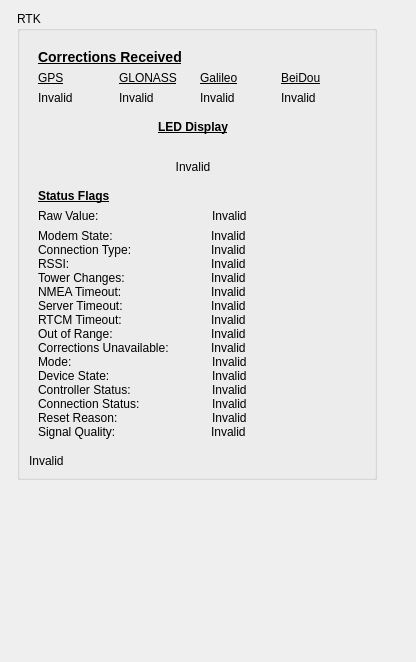
<?xml version="1.0" encoding="UTF-8"?>
<ui version="4.0">
 <class>Form</class>
 <widget class="QWidget" name="Form">
  <property name="geometry">
   <rect>
    <x>0</x>
    <y>0</y>
    <width>416</width>
    <height>662</height>
   </rect>
  </property>
  <property name="windowTitle">
   <string>Form</string>
  </property>
  <layout class="QVBoxLayout" name="verticalLayout">
   <item>
    <layout class="QFormLayout" name="formLayout_13">
     <item row="0" column="1">
      <layout class="QFormLayout" name="formLayout_26">
       <item row="0" column="0">
        <widget class="QGroupBox" name="rtk_groupBox">
         <property name="title">
          <string>RTK</string>
         </property>
         <layout class="QFormLayout" name="formLayout_16">
          <item row="0" column="0">
           <widget class="QWidget" name="rtk_widget" native="true">
            <layout class="QFormLayout" name="formLayout_18">
             <item row="0" column="0">
              <layout class="QFormLayout" name="formLayout_19">
               <item row="0" column="0">
                <widget class="QLabel" name="label_6">
                 <property name="text">
                  <string>&lt;b&gt;&lt;u&gt;&lt;h3&gt;Corrections Received&lt;/h3&gt;&lt;/u&gt;&lt;/b&gt;</string>
                 </property>
                 <property name="textFormat">
                  <enum>Qt::RichText</enum>
                 </property>
                </widget>
               </item>
               <item row="1" column="0">
                <layout class="QHBoxLayout" name="horizontalLayout_21">
                 <item alignment="Qt::AlignHCenter">
                  <widget class="QLabel" name="label_26">
                   <property name="minimumSize">
                    <size>
                     <width>75</width>
                     <height>0</height>
                    </size>
                   </property>
                   <property name="text">
                    <string>&lt;u&gt;GPS&lt;/u&gt;</string>
                   </property>
                   <property name="textFormat">
                    <enum>Qt::RichText</enum>
                   </property>
                  </widget>
                 </item>
                 <item alignment="Qt::AlignHCenter">
                  <widget class="QLabel" name="label_27">
                   <property name="minimumSize">
                    <size>
                     <width>75</width>
                     <height>0</height>
                    </size>
                   </property>
                   <property name="text">
                    <string>&lt;u&gt;GLONASS&lt;/u&gt;</string>
                   </property>
                   <property name="textFormat">
                    <enum>Qt::RichText</enum>
                   </property>
                  </widget>
                 </item>
                 <item alignment="Qt::AlignHCenter">
                  <widget class="QLabel" name="label_29">
                   <property name="minimumSize">
                    <size>
                     <width>75</width>
                     <height>0</height>
                    </size>
                   </property>
                   <property name="text">
                    <string>&lt;u&gt;Galileo&lt;/u&gt;</string>
                   </property>
                   <property name="textFormat">
                    <enum>Qt::RichText</enum>
                   </property>
                  </widget>
                 </item>
                 <item alignment="Qt::AlignHCenter">
                  <widget class="QLabel" name="label_23">
                   <property name="minimumSize">
                    <size>
                     <width>75</width>
                     <height>0</height>
                    </size>
                   </property>
                   <property name="text">
                    <string>&lt;u&gt;BeiDou&lt;/u&gt;</string>
                   </property>
                   <property name="textFormat">
                    <enum>Qt::RichText</enum>
                   </property>
                  </widget>
                 </item>
                </layout>
               </item>
               <item row="2" column="0">
                <layout class="QHBoxLayout" name="horizontalLayout_20">
                 <item alignment="Qt::AlignHCenter">
                  <widget class="QLabel" name="rtk_corrections_received_gps_label">
                   <property name="minimumSize">
                    <size>
                     <width>75</width>
                     <height>0</height>
                    </size>
                   </property>
                   <property name="text">
                    <string>Invalid</string>
                   </property>
                  </widget>
                 </item>
                 <item alignment="Qt::AlignHCenter">
                  <widget class="QLabel" name="rtk_corrections_received_glonass_label">
                   <property name="minimumSize">
                    <size>
                     <width>75</width>
                     <height>0</height>
                    </size>
                   </property>
                   <property name="text">
                    <string>Invalid</string>
                   </property>
                  </widget>
                 </item>
                 <item alignment="Qt::AlignHCenter">
                  <widget class="QLabel" name="rtk_corrections_received_galileo_label">
                   <property name="minimumSize">
                    <size>
                     <width>75</width>
                     <height>0</height>
                    </size>
                   </property>
                   <property name="text">
                    <string>Invalid</string>
                   </property>
                  </widget>
                 </item>
                 <item alignment="Qt::AlignHCenter">
                  <widget class="QLabel" name="rtk_corrections_received_beidou_label">
                   <property name="minimumSize">
                    <size>
                     <width>75</width>
                     <height>0</height>
                    </size>
                   </property>
                   <property name="text">
                    <string>Invalid</string>
                   </property>
                  </widget>
                 </item>
                </layout>
               </item>
              </layout>
             </item>
             <item row="1" column="0">
              <widget class="Line" name="line_5">
               <property name="orientation">
                <enum>Qt::Horizontal</enum>
               </property>
              </widget>
             </item>
             <item row="2" column="0">
              <layout class="QFormLayout" name="formLayout_20">
               <item row="0" column="0">
                <layout class="QHBoxLayout" name="horizontalLayout_22">
                 <item>
                  <layout class="QFormLayout" name="formLayout_21">
                   <item row="0" column="0">
                    <widget class="QLabel" name="label_35">
                     <property name="minimumSize">
                      <size>
                       <width>310</width>
                       <height>0</height>
                      </size>
                     </property>
                     <property name="text">
                      <string>&lt;b&gt;&lt;u&gt;&lt;h4&gt;LED Display&lt;/h4&gt;&lt;/u&gt;&lt;/b&gt;</string>
                     </property>
                     <property name="textFormat">
                      <enum>Qt::RichText</enum>
                     </property>
                     <property name="alignment">
                      <set>Qt::AlignCenter</set>
                     </property>
                    </widget>
                   </item>
                   <item row="1" column="0">
                    <widget class="QLabel" name="rtk_led_icon_label">
                     <property name="minimumSize">
                      <size>
                       <width>310</width>
                       <height>0</height>
                      </size>
                     </property>
                     <property name="text">
                      <string/>
                     </property>
                     <property name="alignment">
                      <set>Qt::AlignCenter</set>
                     </property>
                    </widget>
                   </item>
                   <item row="2" column="0">
                    <widget class="QLabel" name="rtk_led_status_label">
                     <property name="minimumSize">
                      <size>
                       <width>310</width>
                       <height>0</height>
                      </size>
                     </property>
                     <property name="text">
                      <string>Invalid</string>
                     </property>
                     <property name="alignment">
                      <set>Qt::AlignCenter</set>
                     </property>
                    </widget>
                   </item>
                  </layout>
                 </item>
                </layout>
               </item>
              </layout>
             </item>
             <item row="3" column="0">
              <widget class="Line" name="line_6">
               <property name="orientation">
                <enum>Qt::Horizontal</enum>
               </property>
              </widget>
             </item>
             <item row="4" column="0" colspan="2">
              <layout class="QFormLayout" name="rtk_status_flags_group">
               <property name="sizeConstraint">
                <enum>QLayout::SetNoConstraint</enum>
               </property>
               <property name="fieldGrowthPolicy">
                <enum>QFormLayout::FieldsStayAtSizeHint</enum>
               </property>
               <property name="labelAlignment">
                <set>Qt::AlignLeading|Qt::AlignLeft|Qt::AlignVCenter</set>
               </property>
               <property name="horizontalSpacing">
                <number>0</number>
               </property>
               <property name="verticalSpacing">
                <number>0</number>
               </property>
               <property name="rightMargin">
                <number>30</number>
               </property>
               <item row="0" column="0">
                <widget class="QLabel" name="status_flags_label">
                 <property name="text">
                  <string>&lt;b&gt;&lt;u&gt;&lt;h4&gt;Status Flags&lt;/h4&gt;&lt;/u&gt;&lt;/b&gt;</string>
                 </property>
                 <property name="textFormat">
                  <enum>Qt::RichText</enum>
                 </property>
                 <property name="indent">
                  <number>0</number>
                 </property>
                </widget>
               </item>
               <item row="2" column="0" colspan="2">
                <widget class="QWidget" name="rtk_v2_widget" native="true">
                 <layout class="QHBoxLayout" name="rtk_v2_group" stretch="3,2">
                  <property name="spacing">
                   <number>0</number>
                  </property>
                  <property name="leftMargin">
                   <number>0</number>
                  </property>
                  <property name="topMargin">
                   <number>0</number>
                  </property>
                  <property name="rightMargin">
                   <number>0</number>
                  </property>
                  <property name="bottomMargin">
                   <number>0</number>
                  </property>
                  <item>
                   <layout class="QVBoxLayout" name="v2_descriptors">
                    <item>
                     <widget class="QLabel" name="rtk_status_flags_modem_state_descriptor">
                      <property name="minimumSize">
                       <size>
                        <width>150</width>
                        <height>0</height>
                       </size>
                      </property>
                      <property name="toolTip">
                       <string>&lt;html&gt;&lt;head/&gt;&lt;body&gt;&lt;p&gt;&lt;span style=&quot; font-weight:600; font-style:italic;&quot;&gt;Modem States:&lt;/span&gt;&lt;br/&gt;0 - Off&lt;br/&gt;1 - No Network&lt;br/&gt;2 - Connected&lt;br/&gt;3 - Configuring Data Context&lt;br/&gt;4 - Activating Data Context&lt;br/&gt;5 - Configuring Socket&lt;br/&gt;6 - Waiting on Server Handshake&lt;br/&gt;7 - Connected &amp;amp; Idle&lt;br/&gt;8 - Connected &amp;amp; Streaming&lt;/p&gt;&lt;/body&gt;&lt;/html&gt;</string>
                      </property>
                      <property name="text">
                       <string>Modem State:</string>
                      </property>
                     </widget>
                    </item>
                    <item>
                     <widget class="QLabel" name="rtk_status_flags_connection_type_descriptor">
                      <property name="minimumSize">
                       <size>
                        <width>150</width>
                        <height>0</height>
                       </size>
                      </property>
                      <property name="toolTip">
                       <string>&lt;html&gt;&lt;head/&gt;&lt;body&gt;&lt;p&gt;&lt;span style=&quot; font-weight:600; font-style:italic;&quot;&gt;Connection Types:&lt;/span&gt;&lt;br/&gt;0 - No Connection&lt;br/&gt;2 - 2G&lt;br/&gt;3 - 3G&lt;br/&gt;4 - 4G&lt;br/&gt;5 - 5G&lt;/p&gt;&lt;/body&gt;&lt;/html&gt;</string>
                      </property>
                      <property name="text">
                       <string>Connection Type:</string>
                      </property>
                     </widget>
                    </item>
                    <item>
                     <widget class="QLabel" name="rtk_status_flags_rssi_descriptor">
                      <property name="minimumSize">
                       <size>
                        <width>150</width>
                        <height>0</height>
                       </size>
                      </property>
                      <property name="text">
                       <string>RSSI:</string>
                      </property>
                     </widget>
                    </item>
                    <item>
                     <widget class="QLabel" name="rtk_status_flags_tower_change_indicator_descriptor">
                      <property name="minimumSize">
                       <size>
                        <width>150</width>
                        <height>0</height>
                       </size>
                      </property>
                      <property name="text">
                       <string>Tower Changes:</string>
                      </property>
                     </widget>
                    </item>
                    <item>
                     <widget class="QLabel" name="rtk_status_flags_nmea_timeout_descriptor">
                      <property name="minimumSize">
                       <size>
                        <width>150</width>
                        <height>0</height>
                       </size>
                      </property>
                      <property name="text">
                       <string>NMEA Timeout:</string>
                      </property>
                     </widget>
                    </item>
                    <item>
                     <widget class="QLabel" name="rtk_status_flags_server_timeout_descriptor">
                      <property name="text">
                       <string>Server Timeout:</string>
                      </property>
                     </widget>
                    </item>
                    <item>
                     <widget class="QLabel" name="rtk_status_flags_rtcm_timeout_descriptor">
                      <property name="text">
                       <string>RTCM Timeout:</string>
                      </property>
                     </widget>
                    </item>
                    <item>
                     <widget class="QLabel" name="rtk_status_flags_out_of_range_descriptor">
                      <property name="text">
                       <string>Out of Range:</string>
                      </property>
                     </widget>
                    </item>
                    <item>
                     <widget class="QLabel" name="rtk_status_flags_corrections_unavailable_descriptor">
                      <property name="text">
                       <string>Corrections Unavailable:</string>
                      </property>
                     </widget>
                    </item>
                   </layout>
                  </item>
                  <item>
                   <layout class="QVBoxLayout" name="v2_labels">
                    <property name="leftMargin">
                     <number>0</number>
                    </property>
                    <item>
                     <widget class="QLabel" name="rtk_status_flags_modem_state_label">
                      <property name="sizePolicy">
                       <sizepolicy hsizetype="Preferred" vsizetype="Preferred">
                        <horstretch>0</horstretch>
                        <verstretch>0</verstretch>
                       </sizepolicy>
                      </property>
                      <property name="minimumSize">
                       <size>
                        <width>0</width>
                        <height>0</height>
                       </size>
                      </property>
                      <property name="baseSize">
                       <size>
                        <width>0</width>
                        <height>0</height>
                       </size>
                      </property>
                      <property name="text">
                       <string>Invalid</string>
                      </property>
                      <property name="alignment">
                       <set>Qt::AlignLeading|Qt::AlignLeft|Qt::AlignVCenter</set>
                      </property>
                     </widget>
                    </item>
                    <item>
                     <widget class="QLabel" name="rtk_status_flags_connection_type_label">
                      <property name="sizePolicy">
                       <sizepolicy hsizetype="Preferred" vsizetype="Preferred">
                        <horstretch>0</horstretch>
                        <verstretch>0</verstretch>
                       </sizepolicy>
                      </property>
                      <property name="minimumSize">
                       <size>
                        <width>0</width>
                        <height>0</height>
                       </size>
                      </property>
                      <property name="baseSize">
                       <size>
                        <width>0</width>
                        <height>0</height>
                       </size>
                      </property>
                      <property name="text">
                       <string>Invalid</string>
                      </property>
                      <property name="alignment">
                       <set>Qt::AlignLeading|Qt::AlignLeft|Qt::AlignVCenter</set>
                      </property>
                     </widget>
                    </item>
                    <item>
                     <widget class="QLabel" name="rtk_status_flags_rssi_label">
                      <property name="sizePolicy">
                       <sizepolicy hsizetype="Preferred" vsizetype="Preferred">
                        <horstretch>0</horstretch>
                        <verstretch>0</verstretch>
                       </sizepolicy>
                      </property>
                      <property name="minimumSize">
                       <size>
                        <width>0</width>
                        <height>0</height>
                       </size>
                      </property>
                      <property name="baseSize">
                       <size>
                        <width>0</width>
                        <height>0</height>
                       </size>
                      </property>
                      <property name="text">
                       <string>Invalid</string>
                      </property>
                      <property name="alignment">
                       <set>Qt::AlignLeading|Qt::AlignLeft|Qt::AlignVCenter</set>
                      </property>
                     </widget>
                    </item>
                    <item>
                     <widget class="QLabel" name="rtk_status_flags_tower_change_indicator_label">
                      <property name="sizePolicy">
                       <sizepolicy hsizetype="Preferred" vsizetype="Preferred">
                        <horstretch>0</horstretch>
                        <verstretch>0</verstretch>
                       </sizepolicy>
                      </property>
                      <property name="minimumSize">
                       <size>
                        <width>0</width>
                        <height>0</height>
                       </size>
                      </property>
                      <property name="baseSize">
                       <size>
                        <width>0</width>
                        <height>0</height>
                       </size>
                      </property>
                      <property name="text">
                       <string>Invalid</string>
                      </property>
                      <property name="alignment">
                       <set>Qt::AlignLeading|Qt::AlignLeft|Qt::AlignVCenter</set>
                      </property>
                     </widget>
                    </item>
                    <item>
                     <widget class="QLabel" name="rtk_status_flags_nmea_timeout_label">
                      <property name="sizePolicy">
                       <sizepolicy hsizetype="Preferred" vsizetype="Preferred">
                        <horstretch>0</horstretch>
                        <verstretch>0</verstretch>
                       </sizepolicy>
                      </property>
                      <property name="minimumSize">
                       <size>
                        <width>0</width>
                        <height>0</height>
                       </size>
                      </property>
                      <property name="baseSize">
                       <size>
                        <width>0</width>
                        <height>0</height>
                       </size>
                      </property>
                      <property name="text">
                       <string>Invalid</string>
                      </property>
                      <property name="alignment">
                       <set>Qt::AlignLeading|Qt::AlignLeft|Qt::AlignVCenter</set>
                      </property>
                     </widget>
                    </item>
                    <item>
                     <widget class="QLabel" name="rtk_status_flags_server_timeout_label">
                      <property name="sizePolicy">
                       <sizepolicy hsizetype="Preferred" vsizetype="Preferred">
                        <horstretch>0</horstretch>
                        <verstretch>0</verstretch>
                       </sizepolicy>
                      </property>
                      <property name="minimumSize">
                       <size>
                        <width>0</width>
                        <height>0</height>
                       </size>
                      </property>
                      <property name="baseSize">
                       <size>
                        <width>0</width>
                        <height>0</height>
                       </size>
                      </property>
                      <property name="text">
                       <string>Invalid</string>
                      </property>
                      <property name="alignment">
                       <set>Qt::AlignLeading|Qt::AlignLeft|Qt::AlignVCenter</set>
                      </property>
                     </widget>
                    </item>
                    <item>
                     <widget class="QLabel" name="rtk_status_flags_rtcm_timeout_label">
                      <property name="sizePolicy">
                       <sizepolicy hsizetype="Preferred" vsizetype="Preferred">
                        <horstretch>0</horstretch>
                        <verstretch>0</verstretch>
                       </sizepolicy>
                      </property>
                      <property name="minimumSize">
                       <size>
                        <width>0</width>
                        <height>0</height>
                       </size>
                      </property>
                      <property name="baseSize">
                       <size>
                        <width>0</width>
                        <height>0</height>
                       </size>
                      </property>
                      <property name="text">
                       <string>Invalid</string>
                      </property>
                      <property name="alignment">
                       <set>Qt::AlignLeading|Qt::AlignLeft|Qt::AlignVCenter</set>
                      </property>
                     </widget>
                    </item>
                    <item>
                     <widget class="QLabel" name="rtk_status_flags_out_of_range_label">
                      <property name="sizePolicy">
                       <sizepolicy hsizetype="Preferred" vsizetype="Preferred">
                        <horstretch>0</horstretch>
                        <verstretch>0</verstretch>
                       </sizepolicy>
                      </property>
                      <property name="minimumSize">
                       <size>
                        <width>0</width>
                        <height>0</height>
                       </size>
                      </property>
                      <property name="baseSize">
                       <size>
                        <width>0</width>
                        <height>0</height>
                       </size>
                      </property>
                      <property name="text">
                       <string>Invalid</string>
                      </property>
                      <property name="alignment">
                       <set>Qt::AlignLeading|Qt::AlignLeft|Qt::AlignVCenter</set>
                      </property>
                     </widget>
                    </item>
                    <item>
                     <widget class="QLabel" name="rtk_status_flags_corrections_unavailable_label">
                      <property name="sizePolicy">
                       <sizepolicy hsizetype="Preferred" vsizetype="Preferred">
                        <horstretch>0</horstretch>
                        <verstretch>0</verstretch>
                       </sizepolicy>
                      </property>
                      <property name="minimumSize">
                       <size>
                        <width>0</width>
                        <height>0</height>
                       </size>
                      </property>
                      <property name="baseSize">
                       <size>
                        <width>0</width>
                        <height>0</height>
                       </size>
                      </property>
                      <property name="text">
                       <string>Invalid</string>
                      </property>
                      <property name="alignment">
                       <set>Qt::AlignLeading|Qt::AlignLeft|Qt::AlignVCenter</set>
                      </property>
                     </widget>
                    </item>
                   </layout>
                  </item>
                 </layout>
                </widget>
               </item>
               <item row="3" column="0" colspan="2">
                <widget class="QWidget" name="rtk_v1_widget" native="true">
                 <layout class="QHBoxLayout" name="rtk_v1_group" stretch="3,2">
                  <property name="spacing">
                   <number>0</number>
                  </property>
                  <property name="leftMargin">
                   <number>0</number>
                  </property>
                  <property name="topMargin">
                   <number>0</number>
                  </property>
                  <property name="rightMargin">
                   <number>0</number>
                  </property>
                  <property name="bottomMargin">
                   <number>0</number>
                  </property>
                  <item>
                   <layout class="QVBoxLayout" name="v1_descriptors" stretch="0,0,0,0,0">
                    <property name="rightMargin">
                     <number>1</number>
                    </property>
                    <item>
                     <widget class="QLabel" name="rtk_status_flags_mode_descriptor">
                      <property name="toolTip">
                       <string>&lt;html&gt;&lt;head/&gt;&lt;body&gt;&lt;p&gt;&lt;span style=&quot; font-weight:600; font-style:italic;&quot;&gt;Modes:&lt;/span&gt;&lt;br/&gt;0 - Idle&lt;br/&gt;4 - Active&lt;/p&gt;&lt;/body&gt;&lt;/html&gt;</string>
                      </property>
                      <property name="text">
                       <string>Mode:</string>
                      </property>
                     </widget>
                    </item>
                    <item>
                     <widget class="QLabel" name="rtk_status_flags_device_state_descriptor">
                      <property name="toolTip">
                       <string>&lt;html&gt;&lt;head/&gt;&lt;body&gt;&lt;p&gt;&lt;span style=&quot; font-weight:600; font-style:italic;&quot;&gt;Device States:&lt;/span&gt;&lt;br/&gt;0 - Modem Powered Down&lt;br/&gt;1 - Modem Powering Up&lt;br/&gt;2 - Configuring Modem&lt;br/&gt;3 - Modem Powering Down&lt;br/&gt;4 - Modem Ready&lt;br/&gt;5 - Connecting to Network&lt;br/&gt;6 - Disconnecting from Network&lt;br/&gt;7 - Connected to Network&lt;br/&gt;8 - Connecting to RTK Service&lt;br/&gt;9 - Unable to Connect to RTK Service&lt;br/&gt;11 - Disconnecting From RTK Service&lt;br/&gt;12 - Connected to RTK Service&lt;br/&gt;13 - Device Error&lt;/p&gt;&lt;/body&gt;&lt;/html&gt;</string>
                      </property>
                      <property name="text">
                       <string>Device State:</string>
                      </property>
                     </widget>
                    </item>
                    <item>
                     <widget class="QLabel" name="rtk_status_flags_controller_status_descriptor">
                      <property name="toolTip">
                       <string>&lt;html&gt;&lt;head/&gt;&lt;body&gt;&lt;p&gt;&lt;span style=&quot; font-weight:600; font-style:italic;&quot;&gt;Controller Statuses:&lt;/span&gt;&lt;br/&gt;0 - Controller OK&lt;br/&gt;1 - Awaiting NMEA&lt;br/&gt;2 - RTK Timed Out&lt;br/&gt;3 - RTK Unavailable&lt;br/&gt;7 - Invalid Configuration&lt;/p&gt;&lt;/body&gt;&lt;/html&gt;</string>
                      </property>
                      <property name="text">
                       <string>Controller Status:</string>
                      </property>
                     </widget>
                    </item>
                    <item>
                     <widget class="QLabel" name="rtk_status_flags_connection_status_descriptor">
                      <property name="toolTip">
                       <string>&lt;html&gt;&lt;head/&gt;&lt;body&gt;&lt;p&gt;&lt;span style=&quot; font-weight:600; font-style:italic;&quot;&gt;Connection Statuses:&lt;/span&gt;&lt;br/&gt;0 - Platform OK&lt;br/&gt;4 - RTK Sevice Connection Broken&lt;br/&gt;6 - Cell Connection Dropped&lt;br/&gt;7 - Modem Error&lt;/p&gt;&lt;/body&gt;&lt;/html&gt;</string>
                      </property>
                      <property name="text">
                       <string>Connection Status:</string>
                      </property>
                     </widget>
                    </item>
                    <item>
                     <widget class="QLabel" name="rtk_status_flags_reset_reason_descriptor">
                      <property name="toolTip">
                       <string>&lt;html&gt;&lt;head/&gt;&lt;body&gt;&lt;p&gt;&lt;span style=&quot; font-weight:600; font-style:italic;&quot;&gt;Reset Reasons:&lt;/span&gt;&lt;br/&gt;0 - Power On&lt;br/&gt;1 - Unknown&lt;br/&gt;2 - Software Reset&lt;br/&gt;3 - Hardware Error Reset&lt;/p&gt;&lt;/body&gt;&lt;/html&gt;</string>
                      </property>
                      <property name="text">
                       <string>Reset Reason:</string>
                      </property>
                     </widget>
                    </item>
                   </layout>
                  </item>
                  <item>
                   <layout class="QVBoxLayout" name="v1_labels">
                    <property name="leftMargin">
                     <number>1</number>
                    </property>
                    <item>
                     <widget class="QLabel" name="rtk_status_flags_mode_label">
                      <property name="text">
                       <string>Invalid</string>
                      </property>
                      <property name="alignment">
                       <set>Qt::AlignLeading|Qt::AlignLeft|Qt::AlignVCenter</set>
                      </property>
                     </widget>
                    </item>
                    <item>
                     <widget class="QLabel" name="rtk_status_flags_device_state_label">
                      <property name="text">
                       <string>Invalid</string>
                      </property>
                      <property name="alignment">
                       <set>Qt::AlignLeading|Qt::AlignLeft|Qt::AlignVCenter</set>
                      </property>
                     </widget>
                    </item>
                    <item>
                     <widget class="QLabel" name="rtk_status_flags_controller_status_label">
                      <property name="text">
                       <string>Invalid</string>
                      </property>
                      <property name="alignment">
                       <set>Qt::AlignLeading|Qt::AlignLeft|Qt::AlignVCenter</set>
                      </property>
                     </widget>
                    </item>
                    <item>
                     <widget class="QLabel" name="rtk_status_flags_connection_status_label">
                      <property name="text">
                       <string>Invalid</string>
                      </property>
                      <property name="alignment">
                       <set>Qt::AlignLeading|Qt::AlignLeft|Qt::AlignVCenter</set>
                      </property>
                     </widget>
                    </item>
                    <item>
                     <widget class="QLabel" name="rtk_status_flags_reset_reason_label">
                      <property name="text">
                       <string>Invalid</string>
                      </property>
                      <property name="alignment">
                       <set>Qt::AlignLeading|Qt::AlignLeft|Qt::AlignVCenter</set>
                      </property>
                     </widget>
                    </item>
                   </layout>
                  </item>
                 </layout>
                </widget>
               </item>
               <item row="4" column="0" colspan="2">
                <widget class="QWidget" name="rtk_common_widget" native="true">
                 <layout class="QHBoxLayout" name="rtk_common_group" stretch="3,2">
                  <property name="spacing">
                   <number>0</number>
                  </property>
                  <property name="leftMargin">
                   <number>0</number>
                  </property>
                  <property name="topMargin">
                   <number>0</number>
                  </property>
                  <property name="rightMargin">
                   <number>0</number>
                  </property>
                  <property name="bottomMargin">
                   <number>0</number>
                  </property>
                  <item>
                   <layout class="QVBoxLayout" name="common_descriptors">
                    <item>
                     <widget class="QLabel" name="rtk_status_flags_signal_quality_descriptor">
                      <property name="minimumSize">
                       <size>
                        <width>150</width>
                        <height>0</height>
                       </size>
                      </property>
                      <property name="text">
                       <string>Signal Quality:</string>
                      </property>
                     </widget>
                    </item>
                   </layout>
                  </item>
                  <item>
                   <layout class="QVBoxLayout" name="common_labels">
                    <item>
                     <widget class="QLabel" name="rtk_status_flags_signal_quality_label">
                      <property name="text">
                       <string>Invalid</string>
                      </property>
                      <property name="alignment">
                       <set>Qt::AlignLeading|Qt::AlignLeft|Qt::AlignVCenter</set>
                      </property>
                     </widget>
                    </item>
                   </layout>
                  </item>
                 </layout>
                </widget>
               </item>
               <item row="1" column="0" colspan="2">
                <widget class="QWidget" name="rtk_raw_status_flags_widget" native="true">
                 <layout class="QHBoxLayout" name="rtk_raw_status_flags_group" stretch="3,2">
                  <property name="spacing">
                   <number>0</number>
                  </property>
                  <property name="leftMargin">
                   <number>0</number>
                  </property>
                  <property name="topMargin">
                   <number>6</number>
                  </property>
                  <property name="rightMargin">
                   <number>0</number>
                  </property>
                  <property name="bottomMargin">
                   <number>6</number>
                  </property>
                  <item>
                   <layout class="QVBoxLayout" name="rtk_raw_status_flags_descriptors">
                    <property name="rightMargin">
                     <number>1</number>
                    </property>
                    <item>
                     <widget class="QLabel" name="rtk_raw_status_flags_descriptor">
                      <property name="text">
                       <string>Raw Value:</string>
                      </property>
                     </widget>
                    </item>
                   </layout>
                  </item>
                  <item>
                   <layout class="QVBoxLayout" name="rtk_raw_status_flags_labels" stretch="0">
                    <property name="leftMargin">
                     <number>1</number>
                    </property>
                    <item>
                     <widget class="QLabel" name="rtk_raw_status_flag_label">
                      <property name="text">
                       <string>Invalid</string>
                      </property>
                     </widget>
                    </item>
                   </layout>
                  </item>
                 </layout>
                </widget>
               </item>
              </layout>
             </item>
            </layout>
           </widget>
          </item>
          <item row="1" column="0">
           <widget class="QLabel" name="rtk_not_available_label">
            <property name="text">
             <string>Invalid</string>
            </property>
           </widget>
          </item>
         </layout>
        </widget>
       </item>
      </layout>
     </item>
    </layout>
   </item>
  </layout>
 </widget>
 <resources/>
 <connections/>
</ui>
